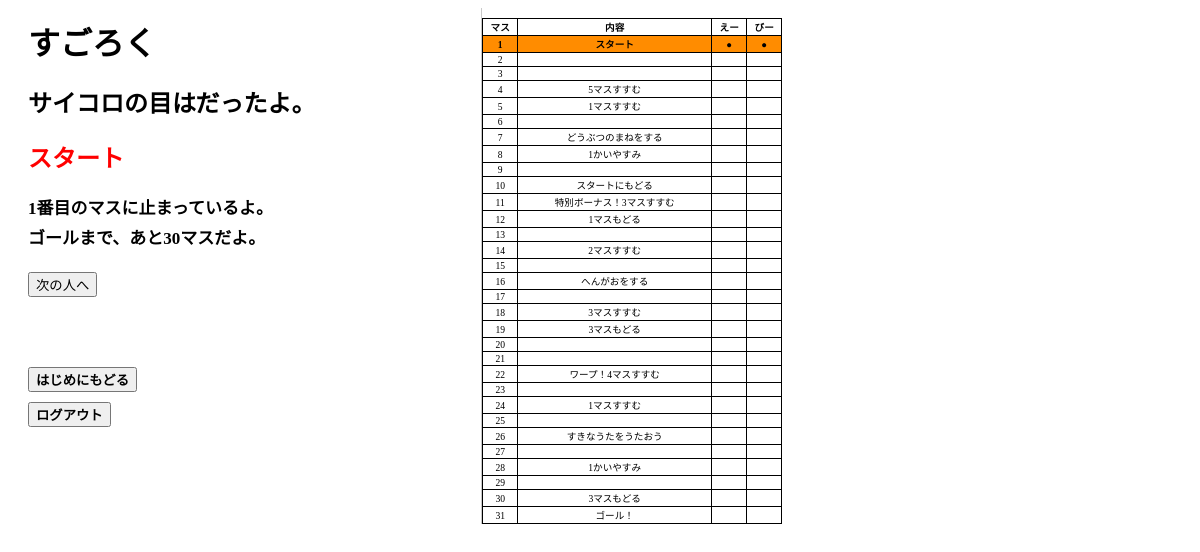
Screenshot of /game_insert.php (signed in) with the database file from the repository.
### tables this page shows
CREATE TABLE `boad_table` (
  `id` int(11) NOT NULL,
  `bonus` int(11) NOT NULL,
  `stop_status` int(11) NOT NULL,
  `text` text NOT NULL
);

CREATE TABLE `user_table` (
  `user_id` int(11) NOT NULL,
  `user_name` text NOT NULL,
  `position` int(11) NOT NULL,
  `stop_status` int(11) NOT NULL,
  `goal` int(11) NOT NULL DEFAULT '29'
);

### game_insert.php (the view, shortened to what this page needs)
<?php
    $dice = $_POST['dice'];
    $pdo = connect_db();
    $stmt = $pdo->prepare("SELECT * FROM boad_table");
    $status = $stmt->execute();
    $boad_all=0;
    while($boad_table[] = $stmt->fetch(PDO::FETCH_ASSOC)){
        $boad_all += 1;
    }
    $stmt = $pdo->prepare("SELECT count(*) FROM game_table");
    $status = $stmt->execute();
    $count_all = $stmt->fetch(PDO::FETCH_ASSOC);
    $count_number = intval($count_all["count(*)"]);
    $stmt = $pdo->prepare("SELECT * FROM user_table");
    $status = $stmt->execute();
    $user_all = 0;
    while($user_table[] = $stmt->fetch(PDO::FETCH_ASSOC)){
        $user_all += 1;
    }
    if($count_number == 0){
        $user_id = 0;
    }
    else{
        $user_id = $count_number % $user_all;
    }
    $turn = intdiv($count_number, $user_all) + 1;
    if($turn == 1){
        $goal = $boad_all-1;
        $position = 1;
    }
    else{
        $position = $user_table[$user_id]["position"];
        $goal = $user_table[$user_id]["goal"];
    }
    $id = $position + $dice;
    $stmt = $pdo->prepare("SELECT * FROM boad_table WHERE id = :id");
    $stmt->bindValue(':id', $id, PDO:: PARAM_INT);
    $status = $stmt->execute();
    $target_table = $stmt->fetch(PDO::FETCH_ASSOC);
    $text = $target_table["text"];
    $position = $position + $dice + $target_table["bonus"];
    $goal = $goal - $dice - $target_table["bonus"];
    $user_id += 1;
?>
<!DOCTYPE html>
<html lang="en">
<head>
    <link rel="stylesheet" href="css/style.css">
</head>
<body>
    <main>
        <div class="left_main">
            <h1>すごろく</h1>
            <h2>サイコロの目は<?= $dice; ?>だったよ。</h2>
            <h2 class="result"><?= $text; ?></h2>
            <h3><?= $position; ?>番目のマスに止まっているよ。</h3>
            <h3>ゴールまで、あと<?= $goal; ?>マスだよ。</h3>
            <button type ="button" onclick="location.href='game_index.php'" class="next_button">次の人へ</button><br>
            <button onclick="location.href='./index.php'" class="initial_button">はじめにもどる</button><br>
            <button onclick="location.href='./logout.php'" class="logout_button">ログアウト</button>
        </div>
        <div class="right_main">
            <table class="game_table">
                <?php
                    $table_header = '<tr><th>マス</th><th>内容</th>';
                    for($u=0;$u<$user_all;$u++){
                        $table_header = $table_header.'<th>'.$user_table[$u]["user_name"].'</th>';
                    }
                    $table_header = $table_header.'</tr>';
                    echo $table_header;
                    $line = "";
                    for($i=0;$i<$boad_all;$i++){
                        if($i == $position - 1){
                            $line = "<tr class='table_config'><td>{$boad_table[$i]["id"]}</td><td>{$boad_table[$i]["text"]}</td>";
                        }
                        else{
                            $line = "<tr><td>{$boad_table[$i]["id"]}</td><td>{$boad_table[$i]["text"]}</td>";
                        }
                        for($u=0;$u<$user_all;$u++){
                            if($user_id-1 == $u){
                                if($i == $position-1){
                                    $line = $line."<td>●</td>";
                                }
                                else{
                                    $line = $line."<td></td>";
                                }
                            }
                            else{
                                if($i == $user_table[$u]["position"]-1){
                                    $line = $line."<td>●</td>";
                                }
                                else{
                                    $line = $line."<td></td>";
                                }
                            }
                        }
                        echo $line."</tr>";
                    }
                ?>
            </table>
        </div>
    </main>
</body>
</html>

### css/style.css (style rules this page uses)
main { display: flex; }
.left_main { width: 40%; }
.right_main { width: 60%; background-color: #fff; border-left: solid 1px #c9c9c9; }
h1 { margin: 10px 0; margin-left: 20px; }
h2 { margin-top: 20px; margin-bottom: 3px; margin-left: 20px; }
h3 { margin-top: 5px; margin-bottom: 3px; margin-left: 20px; font-size: 17px; }
.next_button { margin: 20px; }
.initial_button { margin: 50px 5px 5px 20px; font-weight: bold; }
.logout_button { margin: 5px 5px 5px 20px; font-weight: bold; }
table { margin-top: 10px; border-collapse: collapse; font-size: 60%; text-align: center; width: 300px; }
table th, table td { border: solid 1px black; }
.table_config { background-color: #ff8c00; font-weight: 800; }
.result { margin-top: 20px; margin-bottom: 20px; color: red; }

### rows the page displays
boad_table: text "スタート", bonus "30", id "1"
user_table: user_name "えー"
user_table: user_name "びー"
boad_table: id "2"
boad_table: id "3"
boad_table: id "4", text "5マスすすむ"
boad_table: id "5", text "1マスすすむ"
boad_table: id "6"
boad_table: id "7", text "どうぶつのまねをする"
boad_table: id "8", text "1かいやすみ"
boad_table: id "9"
boad_table: id "10", text "スタートにもどる"
boad_table: id "11", text "特別ボーナス！3マスすすむ"
boad_table: id "12", text "1マスもどる"
boad_table: id "13"
boad_table: id "14", text "2マスすすむ"
boad_table: id "15"
boad_table: id "16", text "へんがおをする"
boad_table: id "17"
boad_table: id "18", text "3マスすすむ"
boad_table: id "19", text "3マスもどる"
boad_table: id "20"
boad_table: id "21"
boad_table: id "22", text "ワープ！4マスすすむ"
boad_table: id "23"
boad_table: id "24", text "1マスすすむ"
boad_table: id "25"
boad_table: id "26", text "すきなうたをうたおう"
boad_table: id "27"
boad_table: id "28", text "1かいやすみ"
boad_table: id "29"
boad_table: id "30", text "3マスもどる"
boad_table: id "31", text "ゴール！"

### other values shown
$position "1"
